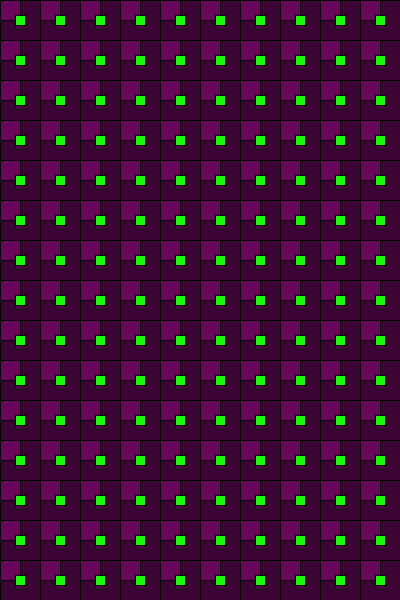
Frame 1 (no input)
Frame 2 (the mouse pressed at the canvas centre, redrawn once): identical to frame 1, image omitted

The Processing sketch that drew this single still picture (run headless with seeded random() and noise(); the mouse was pressed at the canvas centre and the sketch redrawn once):

// Processing sketch: processing_84704
// ── processing_84704.pde

void setup()
{ 
  size(400, 600);
}

void draw()
{ 
  background (0);
  noLoop();

  for (int ix= 0; ix<400; ix= ix+40)
  { 
    for ( int iy= 0; iy<600; iy= iy+40)

    {
      stroke(0);
      fill(#FF0FD8, 60);
      rect(ix, iy, 40, 40);
      rect(ix, iy, 20, 20);
    }
  }

  for (int ix=15 ; ix<400 ;ix= ix+40)
  {
    for (int iy=15 ; iy<600 ; iy= iy+40)
    {
      fill(#14FF00);
      rect(ix, iy, 10, 10);
    }
  }
}
